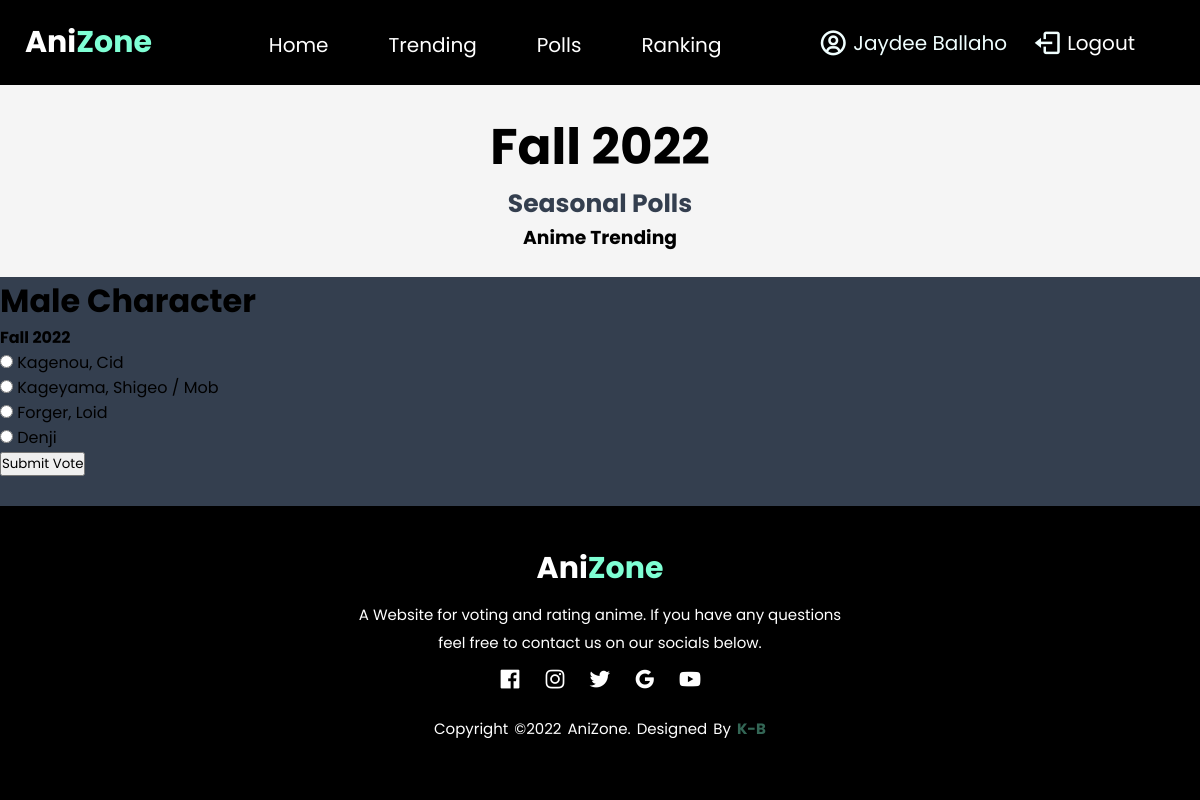
Page /polls/season-polls.php?poll=2 (signed in) on the committed database.
### tables this page shows
CREATE TABLE `polls` (
  `id` int(11) NOT NULL,
  `title` varchar(255) NOT NULL,
  `season` varchar(255) NOT NULL
);

CREATE TABLE `polls_choices` (
  `id` int(11) NOT NULL,
  `anime_name` varchar(255) NOT NULL,
  `description` text NOT NULL,
  `poll` int(11) NOT NULL
);

### polls/season-polls.php (the view, shortened to what this page needs)
<?php
    require_once '../includes/header.php';
    require_once '../includes/topnav.php';
    require_once '../classes/basic.database.php';
    if(!isset($_GET['poll'])){
        header('location: ../user/userpage.php');
    } else{
        $id =(int)$_GET['poll'];
        $pollQuery = $db->prepare("SELECT id, title, season FROM polls WHERE id = :poll");
        $pollQuery->execute([
            'poll' => $id
        ]);
        $poll = $pollQuery->fetchOBject();
    }
    $choicesQuery = $db->prepare("SELECT polls.id, polls_choices.id AS choice_id, polls_choices.anime_name, polls_choices.description FROM
    polls JOIN polls_choices ON polls.id = polls_choices.poll WHERE polls.id = :poll");
    $choicesQuery->execute([
        'poll' => $id
    ]);
    while($row = $choicesQuery->fetchObject()){
        $choices[] = $row;
    }
?>
<div class="seasonal-title">
        <div class="seasonal-description">
            <h1>Fall 2022</h1>
            <h2>Seasonal Polls</h2>
            <h3>Anime Trending</h3>
        </div>
</div>
<div class="poll-wraper">
    <?php if (!$poll): ?>
        <div class="error-poll">
            <h2>That poll doesn't exist!</h2>
        </div>
    <?php else: ?>
        <div class="polls">
            <div class="poll-title">
                <h1><?php echo $poll->title ;?></h1>
                <h4><?php echo $poll->season ;?></h4>
            </div>
            <?php if(!empty($choices)): ?>
            <form action="vote.php" method="post">
                <div class="poll-options">
                    <?php foreach($choices as $index => $choice):?>
                        <div class="poll-option">
                            <input type="radio" name="choice" value="<?php $choice->choice_id; ?>"
                            id="c<?php echo $index; ?>">
                            <label for="c<?php echo $index; ?>"><?php echo $choice->anime_name; ?></label>
                        </div>
                    <?php endforeach;?>
                    <input type="submit" value="Submit Vote">
            </form>
            <?php else: ?>
                <div class="choices-error">
                    <h1>There are no choices right now</h1>
                </div>
            <?php endif; ?>
        </div>
    <?php endif;?>
</div>
<?php
    require_once '../includes/footer.php';
?>

### includes/header.php (shortened to what this page needs)
<!DOCTYPE html>
<html lang="en">
<head>
    <link rel="stylesheet" href="https://cdn.jsdelivr.net/npm/boxicons@latest/css/boxicons.min.css">
    <link rel="stylesheet" href="../css/style.css">
</head>
<body>

### includes/topnav.php
<div class="top-navigation">
        <a href="#"><h1 class="logo">Ani<span>Zone</span></h1></a>
            <ul>
                <li><a href="../user/userpage.php">Home</a></li>
                <li><a href="#">Trending</a></li>
                <li><a href="../polls/main-polls.php">Polls</a></li>
                <li><a href="#">Ranking</a></li>
            </ul>
            <div class="profile-details">
                <i class='bx bx-user-circle'></i>
                <span class="admin-name"><?php echo $_SESSION['fullname']; ?></span>
                <span id="logout-link">
                <a href="../homepage/logout.php">
                <i class='bx bx-log-out'></i>
                <span class="links-name">Logout</span>
                </a>
                </span>
            </div>
</div>

### includes/footer.php
<footer>
    <div class="footer-content">
        <h1 class="logo">Ani<span>Zone</span></h1>
        <p>A Website for voting and rating anime. If you have any questions feel free to contact us on our socials below.</p>
        <ul class="socials">
            <li><a href="https://www.facebook.com/KHZoldyck/" target="_blank"><i class='bx bxl-facebook-square'></i></a></li>
            <li><a href="#" target="_blank"><i class='bx bxl-instagram'></i></a></li>
            <li><a href="#" target="_blank"><i class='bx bxl-twitter'></i></a></li>
            <li><a href="#" target="_blank"><i class='bx bxl-google'></i></a></li>
            <li><a href="#" target="_blank"><i class='bx bxl-youtube'></i></a></li>
        </ul>
    </div>
    <div class="footer-bottom">
        <p>Copyright &copy;2022 AniZone. designed by <span>K-B</span></p>
    </div>
</footer>
</body>
</html>

### css/style.css (style rules this page uses)
* { padding: 0; margin: 0; box-sizing: border-box; font-family: 'Poppins', sans-serif; text-decoration: none; }
body { background: #343F4F; }
.top-navigation { background-color: black; height: auto; width: auto; display: flex; align-items: center; padding: 0 5% 0 0; }
.logo { color: white; font-size: 30px; font-weight: bolder; padding: 0 25px; }
.logo span { color: aquamarine; }
.top-navigation a { text-decoration: none; }
.top-navigation ul { list-style: none; display: flex; margin: auto; }
.top-navigation li { padding: 25px 25px; padding-top: 30px; }
.top-navigation li a { color: white; text-decoration: none; font-size: 20px; transition: 0.4s; border-radius: 5px; padding: 5px 5px; }
.profile-details i { font-size: 30px; font-weight: 500; color: azure; margin: 0 5px; white-space: nowrap; }
.profile-details { display: inline-flex; align-items: center; border-radius: 6px; height: 50px; min-width: 200px; color: azure; cursor: pointer; text-decoration: none; list-style: none; align-items: right; }
.profile-details .admin-name { color: azure; font-size: 20px; margin-right: 15px; }
#logout-link { display: flex; justify-content: right; text-align: right; }
#logout-link a { color: white; text-decoration: none; font-size: 20px; transition: 0.4s; border-radius: 5px; display: inline-flex; padding: 5px; }
#logout-link .links-name { color: #fff; font-size: 20px; white-space: nowrap; }
.seasonal-title { width: 100%; padding: 25px; background: whitesmoke; }
.seasonal-title .seasonal-description { text-align: center; padding: 0; margin: 0; }
.seasonal-description h1 { font-size: 50px; font-weight: bolder; }
.seasonal-description h2 { font-size: 25px; font-weight: bolder; color: #343F4F; }
footer { margin-top: 30px; background: black; height: auto; color: white; padding: 40px; }
.footer-content { display: flex; align-items: center; justify-content: center; flex-direction: column; text-align: center; }
.footer-content p { max-width: 500px; margin: 10px auto; line-height: 28px; font-size: 15px; }
.socials { list-style: none; display: flex; align-items: center; justify-content: center; }
.socials li { margin: 0px 10px; }
.socials a { text-decoration: none; color: white; transition: color 0.5 ease; }
.socials a i { font-size: 25px; }
.footer-bottom { background: black; padding: 20px 0; text-align: center; }
.footer-bottom p { font-size: 15px; word-spacing: 2px; text-transform: capitalize; }
.footer-bottom span { text-transform: uppercase; opacity: .4; color: aquamarine; font-weight: bold; }

### rows in the picture
polls: title "Male Character", season "Fall 2022", polls_choices.anime_name "Kagenou, Cid", polls_choices.anime_name "Kageyama, Shigeo / Mob", polls_choices.anime_name "Forger, Loid", polls_choices.anime_name "Denji"

### other values in the picture
$_SESSION['fullname'] "Jaydee Ballaho"
